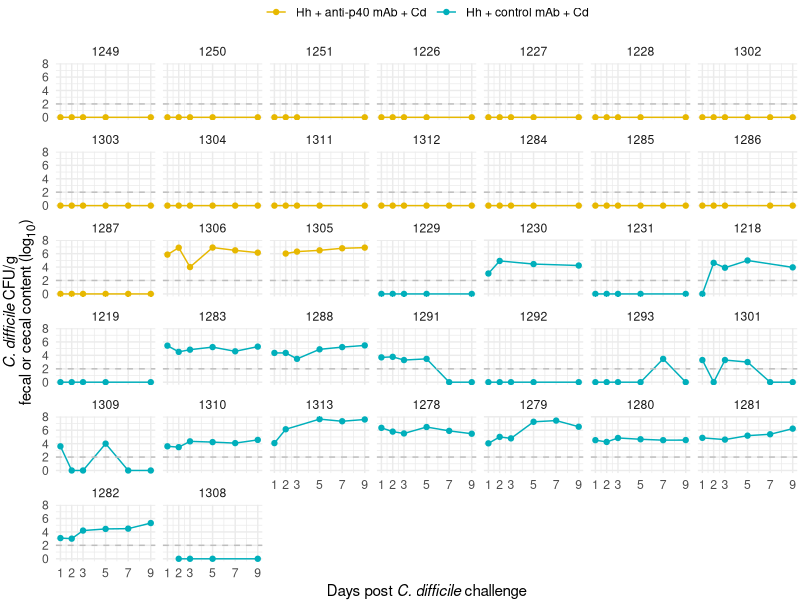
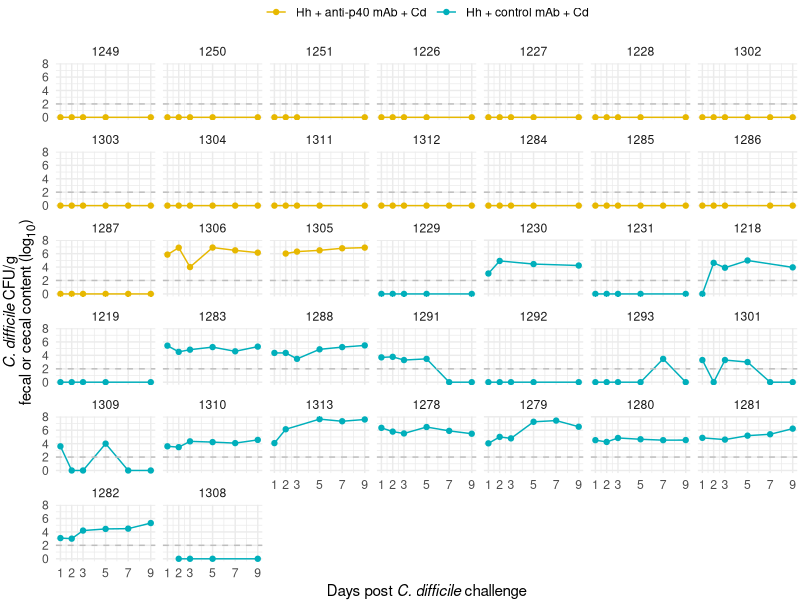

Write R code to recreate these figures, in order.
library(ggtext)
library(here)
library(tidyverse)

dat <- read_csv(here('data', 'cfu_meta_filtered.csv')) %>%
    filter(treatment != "No_treatment_controls (sterile broth + water + mAb vehicle)")

# COLORS
# No treatment: #99004C
# Hh + control mAb + Cd: #00AFBB
# Hh + anti-p40 mAb + Cd: #E7B800

treatment_colors <- c("#00AFBB", "#E7B800")
names(treatment_colors) <- c("Hh + control mAb + Cd", "Hh + anti-p40 mAb + Cd")

mouse_order <- dat %>%
    arrange(by = 'treatment') %>%
    pull(mouse) %>%
    unique()

yrange <- c(0,2,4,6,8)

dat %>%
    mutate(mouse = factor(mouse, levels = mouse_order)) %>%
    mutate(treatment = case_when(
        treatment == "HhWT + VPI spores + anti-p40" ~ "Hh + anti-p40 mAb + Cd",
        treatment == "HhWT + VPI spores + control mAb" ~ "Hh + control mAb + Cd",
        treatment == "No_treatment_controls (sterile broth + water + mAb vehicle)" ~ "No treatment",
        TRUE ~ NA_character_
    )) %>%
    ggplot(aes(x = day, y = cfu, color = treatment)) +
    geom_line() +
    geom_point() +
    geom_hline(yintercept = 10^2,
               linetype = 'dashed',
               color = 'grey') +
    facet_wrap("mouse") +
    scale_color_manual(values = treatment_colors) +
    scale_x_continuous(breaks = c(1,2,3,5,7,9)) +
    scale_y_log10(breaks = 10^yrange,
                  labels = yrange) +
    labs(x = "Days post *C. difficile* challenge",
         y = "*C. difficile* CFU/g<br>fecal or cecal content (log<sub>10</sub>)"
         ) +
    theme_minimal() +
    theme(legend.position = 'top',
          legend.title = element_blank(),
          axis.title.x = element_markdown(),
          axis.title.y = element_markdown(),
          legend.box.margin = margin(t = 0, r = 0, b = 0, l = 0, unit = "pt"),
          legend.margin = margin(t = 0, r = 0, b = 0, l = 0, unit = "pt"),
          plot.margin = margin(t = 0, r = 2, b = 0, l = 2, unit = "pt"))

ggsave(here('figures','FigureS6.pdf'),
       device = 'pdf', width = 6.875, height = 9.0625)
